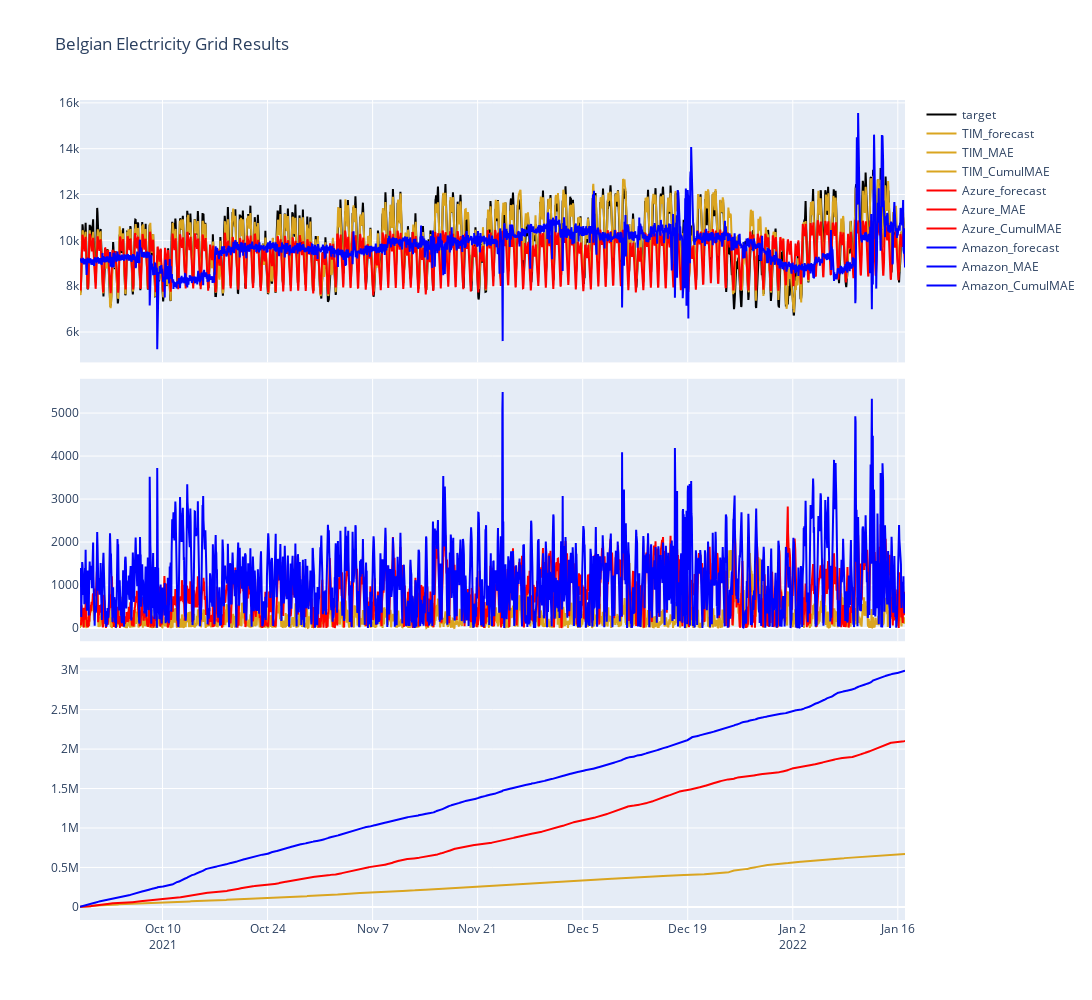

Source (notebook cell):
### Markdown cell above
## 1.2 Visual

### Code cell
visualize_results(v_data=Grid_pivot_df,title="Belgian Electricity Grid Results")

### Figure 1 — Plotly figure (JSON) as saved in the notebook; plotly's stock layout.template omitted (floating-point values rounded to 4 significant figures; data arrays with more than 128 entries replaced by an {"elided": "..."} marker saying what was removed)
{"data": [{"line": {"color": "black"}, "name": "target", "type": "scatter", "x": {"elided": "2640 str values"}, "xaxis": "x", "y": {"elided": "2640 int values"}, "yaxis": "y"}, {"line": {"color": "goldenrod"}, "name": "TIM_forecast", "type": "scatter", "x": {"elided": "2640 str values"}, "xaxis": "x", "y": {"elided": "2640 float values"}, "yaxis": "y"}, {"line": {"color": "goldenrod"}, "name": "TIM_MAE", "type": "scatter", "x": {"elided": "2640 str values"}, "xaxis": "x2", "y": {"elided": "2640 float values"}, "yaxis": "y2"}, {"line": {"color": "goldenrod"}, "name": "TIM_CumulMAE", "type": "scatter", "x": {"elided": "2640 str values"}, "xaxis": "x3", "y": {"elided": "2640 float values"}, "yaxis": "y3"}, {"line": {"color": "red"}, "name": "Azure_forecast", "type": "scatter", "x": {"elided": "2640 str values"}, "xaxis": "x", "y": {"elided": "2640 float values"}, "yaxis": "y"}, {"line": {"color": "red"}, "name": "Azure_MAE", "type": "scatter", "x": {"elided": "2640 str values"}, "xaxis": "x2", "y": {"elided": "2640 float values"}, "yaxis": "y2"}, {"line": {"color": "red"}, "name": "Azure_CumulMAE", "type": "scatter", "x": {"elided": "2640 str values"}, "xaxis": "x3", "y": {"elided": "2640 float values"}, "yaxis": "y3"}, {"line": {"color": "blue"}, "name": "Amazon_forecast", "type": "scatter", "x": {"elided": "2640 str values"}, "xaxis": "x", "y": {"elided": "2640 float values"}, "yaxis": "y"}, {"line": {"color": "blue"}, "name": "Amazon_MAE", "type": "scatter", "x": {"elided": "2640 str values"}, "xaxis": "x2", "y": {"elided": "2640 float values"}, "yaxis": "y2"}, {"line": {"color": "blue"}, "name": "Amazon_CumulMAE", "type": "scatter", "x": {"elided": "2640 str values"}, "xaxis": "x3", "y": {"elided": "2640 float values"}, "yaxis": "y3"}], "layout": {"height": 1000, "title": {"text": "Belgian Electricity Grid Results"}, "width": 1400, "xaxis": {"anchor": "y", "autorange": true, "domain": [0, 1], "matches": "x3", "range": ["2021-09-29", "2022-01-16 23:00"], "showticklabels": false, "type": "date"}, "xaxis2": {"anchor": "y2", "autorange": true, "domain": [0, 1], "matches": "x3", "range": ["2021-09-29", "2022-01-16 23:00"], "showticklabels": false, "type": "date"}, "xaxis3": {"anchor": "y3", "autorange": true, "domain": [0, 1], "range": ["2021-09-29", "2022-01-16 23:00"], "type": "date"}, "yaxis": {"anchor": "x", "autorange": true, "domain": [0.68, 1], "range": [4675.0, 16120.0], "type": "linear"}, "yaxis2": {"anchor": "x2", "autorange": true, "domain": [0.34, 0.66], "range": [-305.0, 5796.0], "type": "linear"}, "yaxis3": {"anchor": "x3", "autorange": true, "domain": [0, 0.32], "range": [-166300.0, 3160000.0], "type": "linear"}}}
